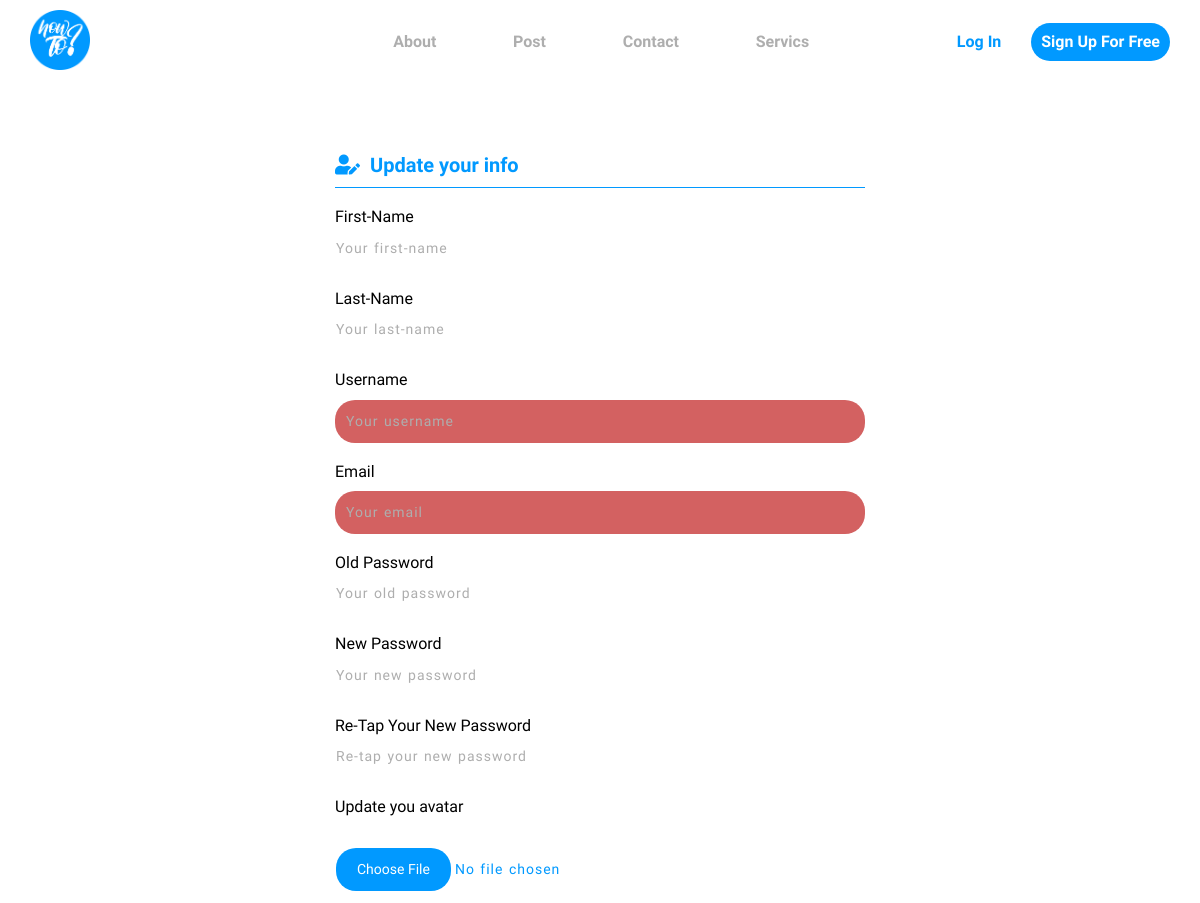
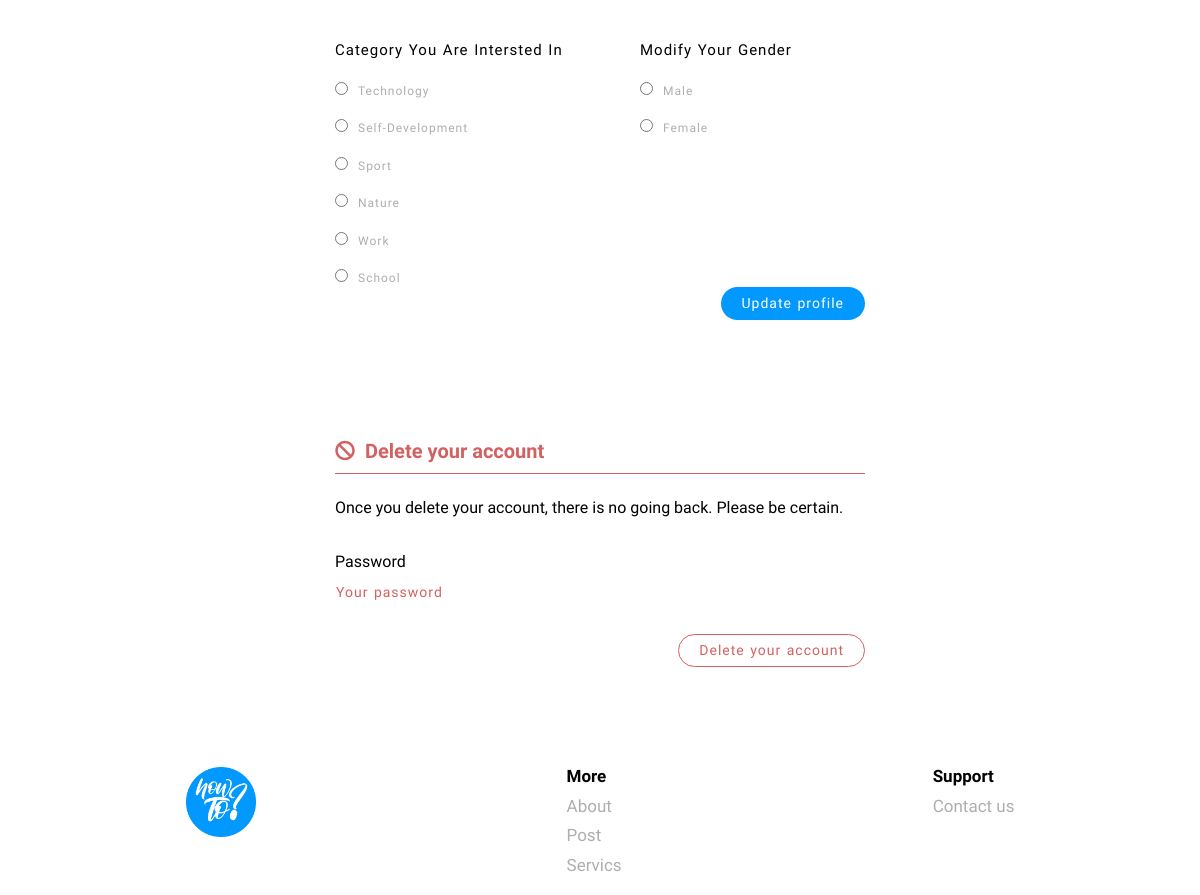
The page /settings.php on the database its author committed (2 pictures, top to bottom).
### tables this page shows
CREATE TABLE `categories` (
  `id` int(11) NOT NULL,
  `name` varchar(255) NOT NULL
);

### categories.php (called while the page is built, shortened)
<?php
function number_of_categories() {
  require('dbconnect.php');
  $query = "SELECT count(id) FROM categories";
  $reponse = $pdo -> query($query);
  $data = $reponse -> fetch();
  return $data[0];
}
function get_category_infos($category_id) {
  require('dbconnect.php');
  $query = "SELECT * FROM categories WHERE id = ?";
  $reponse = $pdo -> prepare($query);
  $reponse -> execute(array(
    $category_id
  ));
  $data = $reponse -> fetch();
  $category['id'] = $data['id'];
  $category['name'] = $data['name'];
  return $category;
}

### settings.php (the view, shortened to what this page needs)
<?php
require_once('header.php');
?>
<section class="data">
  <div class="container">
    <div class="form user-update">
      <div class="title">
        <h3><i class="fas fa-user-edit"></i>Update your info</h3>
      </div>
      <form action="config.php?option=update" method="POST" enctype="multipart/form-data">
        <label for="first_name">first-name</label>
        <input
          type="text"
          placeholder="Your first-name"
          name="first_name"
          id="first_name"
          required
          class='in'
          <?php
            echo ' value="'.$_SESSION['first_name'].'"';
          ?>
        />
        <label for="last_name">last-name</label>
        <input
          type="text"
          placeholder="Your last-name"
          name="last_name"
          id="last_name"
          required
          <?php
            echo ' value="'.$_SESSION['last_name'].'"';
          ?>
        />
        <label for="username">Username</label>
        <input
          type="text"
          placeholder="Your username"
          name="username"
          id="username"
          required
          disabled
          <?php
            echo ' value="'.$_SESSION['username'].'"';
          ?>
        />
        <label for="email">Email</label>
        <input
          type="mail"
          placeholder="Your email"
          name="email"
          id="email"
          required
          disabled
          <?php
            echo ' value="'.$_SESSION['email'].'"';
          ?>
        />
        <label for="password">Old password</label>
        <input
        type="password"
        placeholder="Your old password"
        name="password"
        id="password"
        required
        />
        <label for="new_password">New password</label>
        <input
        type="password"
        placeholder="Your new password"
        name="new_password"
        id="new_password"
        />
        <label for="re_new_password">Re-tap your new password</label>
        <input
        type="password"
        placeholder="Re-tap your new password"
        name="re_new_password"
        id="re_new_password"
        />
        <div class="checkbox-title" style="margin-bottom:20px;">
          Update you avatar
        </div>
        <input
          type="file"
          name="avatar"
          id="avatar"
          class="upload"
        />
        <div class="checkbox-container">
          <div class="checkbox">
            <div class="checkbox-title">
              Category you are intersted in
            </div>
            <?php
              require('categories.php');
              $num = number_of_categories();
              for($i=0; $i<$num; $i++) {
                $category = get_category_infos($i+1);
                echo '<input
                type="radio"
                name="category"
                required';
                echo ' value="'.($i+1).'"
                id="'.  $category['name'].'"';
                if($category['id']==$_SESSION['category']) {
                  echo ' checked';
                }
                echo '/>';
                echo '<label for="'.$category['name'].'">'.$category['name'].'</label>';
                if($i+1 <> $num) {
                  echo '<br><br>';
                }
                else {
                  echo '</div>';
                }
              }
            ?>
          <div class="checkbox">
            <div class="checkbox-title">
              Modify your gender
            </div>
              <input
                type="radio"
                name="gender"
                value="1"
                id="male"
                <?php
                  if($_SESSION['gender']==1) {
                    echo ' checked';
                  }
                ?>
                required
              /><label for="male">male</label>
              <br><br>
              <input
                type="radio"
                name="gender"
                value="2"
                id="female"
                <?php
                  if($_SESSION['gender']==2) {
                    echo ' checked';
                  }
                ?>
                required
              /><label for="female">female</label>
          </div>
        </div>
        <input type="submit" value="Update profile" class="main-button" />
      </form>
    </div>
  </div>
</section>
<section class="data">
  <div class="container">
    <div class="form user-delete">
      <div class="title">
        <h3><i class="fas fa-ban"></i>Delete your account</h3>
      </div>
      <p>Once you delete your account, there is no going back. Please be certain.</p>
      <form action="config.php?option=delete" method="POST">
        <label for="password">Password</label>
        <input
        type="password"
        placeholder="Your password"
        name="password"
        id="password"
        required
        />
        <input type="submit" class="main-button" value="Delete your account">
      </form>
    </div>
  </div>
</section>
<?php include('footer.php'); ?>

### css/styles-v1.1.css (style rules this page uses)
:root { --color1: rgb(174, 174, 174); --color2: #0199ff; --color3: rgb(211, 97, 97); --color4: rgb(103, 211, 97); --color5: #0088f0; --transitionDuration: 0.2s; }
* { -webkit-box-sizing: border-box; -moz-box-sizing: border-box; box-sizing: border-box; margin: 0; padding: 0; }
html { scroll-behavior: smooth; }
body { font-family: "Georama", sans-serif; }
.container { padding-left: 15px; padding-right: 15px; margin-left: auto; margin-right: auto; }
@media (min-width: 768px) { .container { width: 750px; } }
@media (min-width: 992px) { .container { width: 970px; } }
@media (min-width: 1200px) { .container { width: 1170px; } }
.main-button, .upload::file-selector-button { text-align: center; background-color: var(--color2); color: white; padding: 10px 20px; border-radius: 20px; border: 1px solid transparent; width: fit-content; cursor: pointer; transition-duration: var(--transitionDuration); }
.data { margin-top: 60px; margin-bottom: 60px; }
.data .container { display: flex; justify-content: center; align-items: center; }
.data .container .form { border-radius: 20px; padding-bottom: 10px; padding: 20px; box-shadow: 0 6px 8px 0 rgba(0, 0, 0, 0.08), 0 0 0 1px rgba(0, 0, 0, 0.04); }
.data .container .form.user-update, .data .container .form.user-delete { box-shadow: none; }
.data .container .form .title { margin-bottom: 20px; padding-bottom: 10px; border-bottom: 1px solid var(--color2); }
.data .container .form.user-delete .title { border-bottom: 1px solid var(--color3); }
.data .container .form h3 { color: var(--color2); font-size: 20px; }
.data .container .form.user-delete .title h3 { color: var(--color3); }
.data .container .form h3 i { margin-right: 10px; color: var(--color2); }
.data .container .form.user-delete .title h3 i { color: var(--color); }
.data .container .form form input:not(input[type="radio"]), .data .container .form form textarea { display: block; border: none; outline: none; resize: none; color: var(--color2); transition-duration: var(--transitionDuration); padding: 10px 0; border: solid transparent 1px; width: 100%; text-align: justify; line-height: 1.5; letter-spacing: 1px; word-spacing: 1px; caret-color: var(--color2); margin-bottom: 20px; font-size: 14px; }
.data .container .form.user-delete form input:not(input[type="radio"]) { caret-color: var(--color3); color: var(--color3); }
.data .container .form form input:not(input[type="radio"]):disabled, .data .container .form form textarea:disabled { cursor: not-allowed; background-color: var(--color3); padding-left: 10px; border-radius: 20px; color: white; margin-top: 10px; }
.data .container .form form input:not(input[type="radio"])::placeholder, .data .container .form form textarea::placeholder { color: var(--color1); }
.data .container .form.user-delete form input:not(input[type="radio"])::placeholder { color: var(--color3); }
body .data .container .form form input[type="submit"], .data .container .form.blog-add form input[type="submit"]:disabled { display: flex; margin-left: auto; cursor: pointer; color: white; width: fit-content; padding: 5px 20px; }
.data .container .form.user-delete form input[type="submit"] { background-color: transparent; color: var(--color3); border: 1px solid var(--color3); }
.data .container .form label { margin-bottom: 10px; text-transform: capitalize; cursor: pointer; }
.data .container .form.user-delete p { margin-bottom: 30px; line-height: 1.8; }
.data .container .form form .checkbox-container { display: grid; grid-template-columns: 1fr 1fr; }
.data .container .form form .checkbox-container .checkbox { margin-top: 20px; }
.data .container .form form .checkbox-container .checkbox:last-child { margin-left: 40px; }
.data .container .form form .checkbox-container .checkbox .checkbox-title, .data .container .form form .checkbox-container .checkbox label { text-transform: capitalize; text-decoration: none; line-height: 1.5; letter-spacing: 1px; word-spacing: 1px; color: var(--color1); font-size: 12px; }
.data .container .form form .checkbox-container .checkbox label { margin-left: 10px; }
.data .container .form form .checkbox-container .checkbox .checkbox-title { color: black; font-size: 15px; margin-bottom: 20px; }
@media (min-width: 992px) { .data .container .form, .message-section .container .message { width: 50%; } }

### rows shown on the page
categories: category "☐ Technology", name "Technology"
categories: category "☐ Self-Development", name "Self-Development"
categories: category "☐ Sport", name "Sport"
categories: category "☐ Nature", name "Nature"
categories: category "☐ Work", name "Work"
categories: category "☐ School", name "School"
